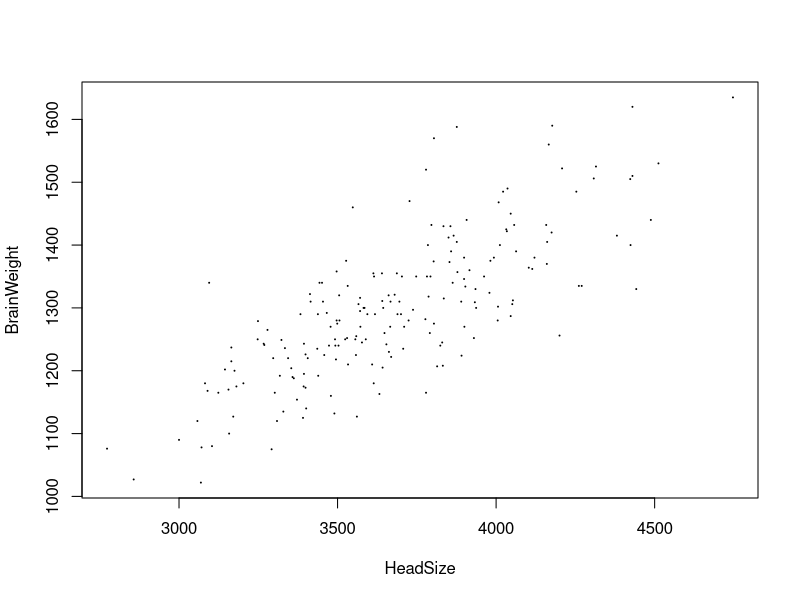

Here is the R script that generated this plot: (Note: this script raises an error after producing the figure.)
# STAT 6430
# Day 4 -- R
# 
# Today we continue with simple linear regression, including
# other transformations and cross-validation.
#
# Here's the brain weight data again:
#
bh.train = read.csv("brainhead-train.csv", header = TRUE)
plot(bh.train,pch=20,cex=.2)
ggplot(bh.train,aes(bh.train$HeadSize))+geom_histogram()
ggplot(bh.train,aes(bh.train$BrainWeight))+geom_histogram()
ggplot(bh.train,aes(x=HeadSize,y=BrainWeight))+  geom_point(shape=1)
#
# We previously tried a linear and and quadratic polynomial
# for models.  Here they are again, with MSE's:
#
brain.lm1 <- lm(BrainWeight ~ HeadSize, data=bh.train)
mse1 <- mean(brain.lm1$residuals^2)
mse1
brain.lm2 <- lm(BrainWeight ~ poly(HeadSize,2), data=bh.train)
mse2 <- mean(brain.lm2$residuals^2)
mse2
#
# Team Question
#  1. Do higher degree polynomials do better?
#
summary(brain.lm1)
summary(brain.lm2)
brain.lm3 <- lm(BrainWeight ~ poly(HeadSize,3), data=bh.train)
mse3 <- mean(brain.lm3$residuals^2)
mse3
summary(brain.lm3)
brain.lm4 <- lm(BrainWeight ~ poly(HeadSize,4), data=bh.train)
mse4 <- mean(brain.lm4$residuals^2)
mse4
summary(brain.lm4)


# Here's a different data set, related to the price of 
# diamonds (c = carets, p = price($)):
#
d04b <- read.csv("d04b.csv",header=T)
plot(d04b,pch=20,cex=.2)

# Team Questions:
# 1. Find a model (linear or polynomial) that seems to give
#    the best fit to the data.
# 2. Find a model for the subset of diamonds the weight less 
#    than one caret.  Does this change the model?
#

ggplot(d04b,aes(x=c,y=p))+geom_point(shape=1)+geom_smooth(method=lm)
ggplot(d04b,aes(x=c,y=sqrt(p)))+geom_point(shape=1)+geom_smooth(method=lm)

simple_model$leve
simple_model <- lm(p~c,data = d04b)
log_model <- lm(log(p)~c,data = d04b)
sqrt_model <- lm(sqrt(p)~c,data = d04b)

mse_simple<-mean(simple_model$residuals^2)
mse_simple

mse_log < -mean(exp(log_model$residuals)^2)
mse_log

summary(simple_model)
summary(log_model)
summary(sqrt_model)

anova(simple_model)
anova(log_model)

#
## Transformations
#
# Besides polynomials, it is also common to try taking the 
# logarithm of either variable to improve the model.  Here's
# a plot of the diamond data, using log(p) in place of p:

plot(log(p)~c, data=d04b,pch=20,cex=.2)
d04b.lmlog <- lm(log(p)~c, data=d04b)
summary(d04b.lmlog)
mean(d04b.lmlog$residuals^2)

# Team Questions:
# 1. Try out models fitted to the diamond data that use log
#    transformations on one or both variables.  Are any of 
#    these better than the earlier models?

d04c <- read.csv("d04c.csv",header=T)
plot(d04c,pch=20,cex=.2)

# Team Questions:
# 1. For the set d03c, find a model that seems to best fit
#    the data.
# 2. Select at random 100 of the records in d03c, and use 
#    that subset to repeat #1.  Does it make a difference?

#
## Predictions
#
# There is a "predict" function in R that will automatically
# take the results from lm together with input variables and
# produce predictions.

d04c.lm3 <- lm(y~poly(x,3), data=d04c) # Cubic model 
xvals <- c(-5, 3, 16) # A list of 3 x-values
predict(d04c.lm3, newdata = data.frame(x=xvals)) # outputs corresponding y-values

# We can use predict to generate a plot for a nonlinear model:
#
plot(d04c,pch=20,cex=.2)
xvals <- seq(from=-20, to=20,by=.1) # A sequence of x-values
yvals <- predict(d04c.lm3,newdata=data.frame(x=xvals)) # The y-values
lines(seq(from=-20, to=20,by=.1),yvals,col='red', type='b',cex=.1)
  # "lines" connects the dots, to give the appearance of a curve

#
## Cross-validation
#
# The purpose of cross-validation is to assess the quality of a 
# model on data that was not used to create the model, with the
# goal of avoiding model quality being self-fulfilling.

## Team Questions
# 1. From the data set d04c, select a random subset of 100 records
#    and name the new data frame "d04c.train".  Name the remaining
#    records "d04c.test".
# 2. Determine which model seems to best fit the d04c.train data.
# 3. Use the model to predict the y-values corresponding to each of 
#    the x-values in the set d04c.test.
# 4. Determine the MSE for d04c.test.

# The next data set is set up in a manner similar to future homework
# exercises.  There are two sets of data: "d04d-train.csv" which contains
# x and y-values to uses to develop a model, and "d04d-predict.csv" which
# contains only x-values.  Once you have a model developed, you will use
# it to predict the y-values corresponding to the x-values in the 
# "predict" file.

## Team questions:
# 1. Upload "d04d-train.csv" into R.
# 2. Develop a model for predicting y from x.  Cross-validate!
# 3. Upload "d04d-predict.csv" into R, and use your model to
#    predict the corresponding y-values.
# 4. Upload "d04d-correct.csv" into R.  This file contains the
#    x-values from "d04d-predict.csv" along with the correct
#    y-values.  Use these y-values to compute the MSE for 
#    your predicted values.




